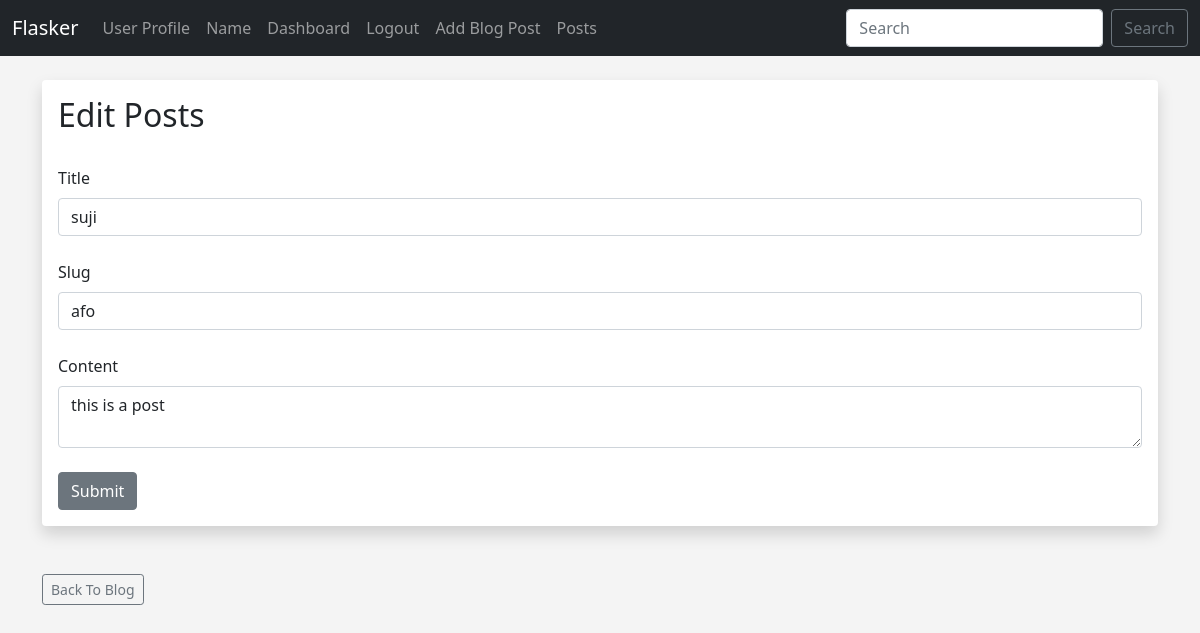
Screenshot of /posts/edit/2 (signed in) with the database file from the repository.
### app.py (models this page shows)
class Posts(db.Model):
	id = db.Column(db.Integer, primary_key=True)
	title = db.Column(db.String(255), nullable=False)
	content = db.Column(db.Text, nullable=False)
	date_posted = db.Column(db.DateTime, default=datetime.now())
	slug = db.Column(db.String(255), nullable=False)
	poster_id = db.Column(db.Integer, db.ForeignKey('users.id'))

### app.py (the view, shortened to what this page needs)
@app.route('/posts/edit/<int:id>', methods=['GET','POST'])
@login_required
def edit_post(id):
	post = Posts.query.get_or_404(id)
	form = PostForms()
	if current_user.id == post.poster_id:
		form.title.data = post.title
		form.content.data= post.content
		form.slug.data = post.slug
		return render_template('edit_post.html', form=form)
	else:
		flash("You are not authorized to edit this post")
		return redirect(url_for('posts'))

### webforms.py
class PostForms(FlaskForm):
	title = StringField("Title", validators=[DataRequired()])
	content = CKEditorField('Content', validators=[DataRequired()])
	author = StringField("Author")
	slug = StringField("Slug", validators=[DataRequired()])
	submit = SubmitField("Submit")

class SearchForm(FlaskForm):
	searched = StringField('Searched', validators=[DataRequired()])
	submit = SubmitField('Search')

### app.py (called while the page is built)
@login_manager.user_loader
def load_user(user_id):
	return Users.query.get(int(user_id))

@app.context_processor
def base():
	form = SearchForm()
	return dict(form=form)

### templates/edit_post.html (shortened to what this page needs)
{% extends 'base.html' %}
{% block content %}
    <div class="shadow p-3 mb-5 bg-body rounded">
        <h2>Edit Posts</h2> <br>
            <form method="POST">
                {{form.title.label(class="form-label")}}
                {{form.title(class="form-control")}}
                <br>
                {{form.slug.label(class="form-label")}}
                {{form.slug(class="form-control")}}
                <br>
                {{form.content.label(class="form-label")}}
                {{form.content(class="form-control", row="10")}}
                <br>
                {{form.submit(class="btn btn-secondary")}}
            </form>
    </div>
    <a href="{{ url_for('posts') }}" type="button" class="btn btn-outline-secondary btn-sm">Back To Blog</a>
{% endblock content %}

### static/css/style.css (style rules this page uses)
body { background: #f4f4f4; }

### rows the page displays
Posts: title "suji", slug "afo", content "this is a post"
